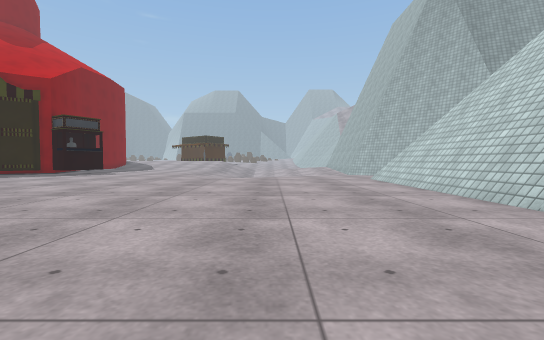
view 1 (above)

20 first-person views from a walk through a 3-D level made in the Unity game engine. The camera is 0.68 m above the floor, tilts 2° down and sees 90° across. The floor is counted in squares, 1 m on a side. Each view is taken from the middle of a square. On the plan, view 1 faces up. The plan holds only what a view shows up to about 9 squares ahead; the rest is blank. The place goes on beyond the plan. Surface patterns are stand-ins for the level's own textures.

view 2
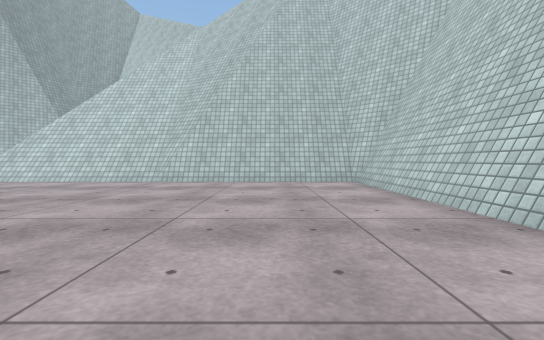

view 3
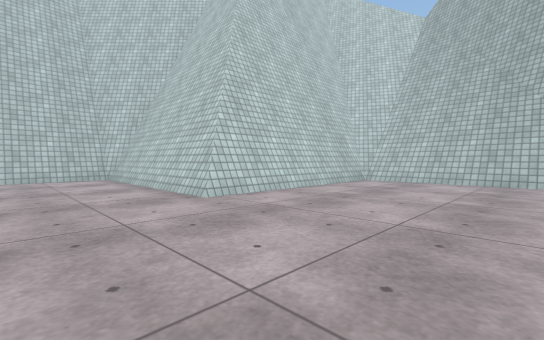

view 4
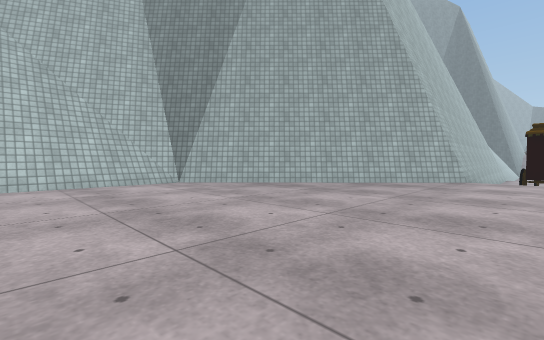

view 5
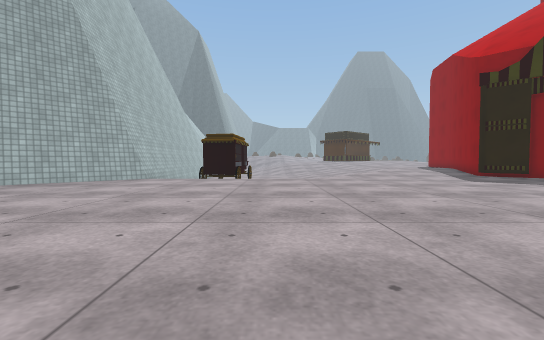

view 6
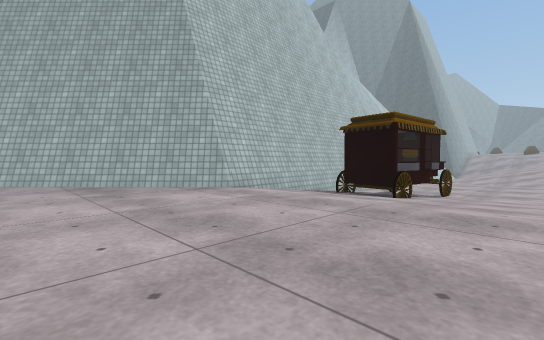

view 7
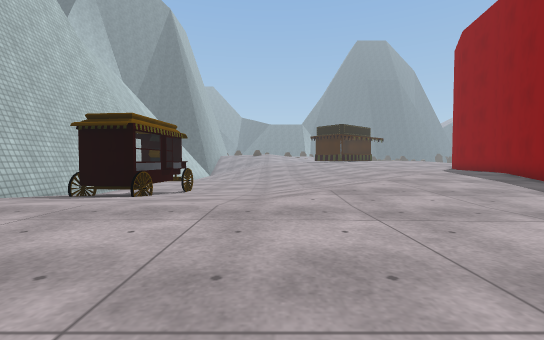

view 8
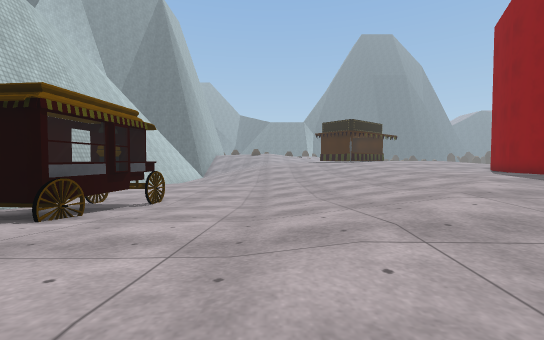

view 9
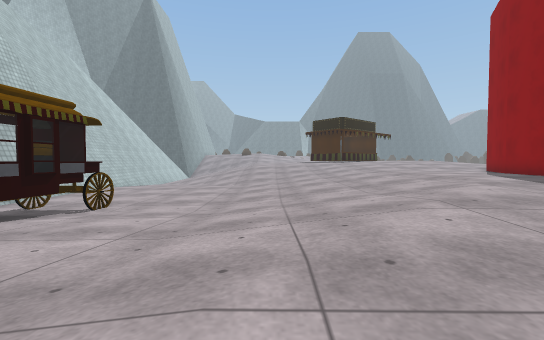

view 10
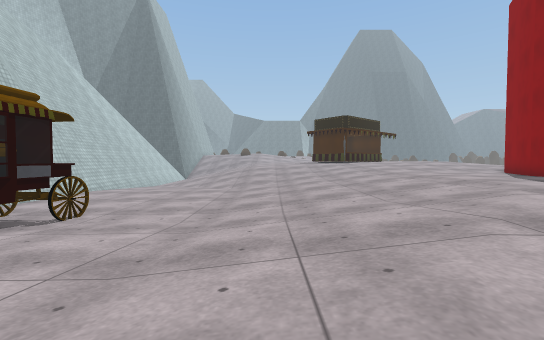

view 11
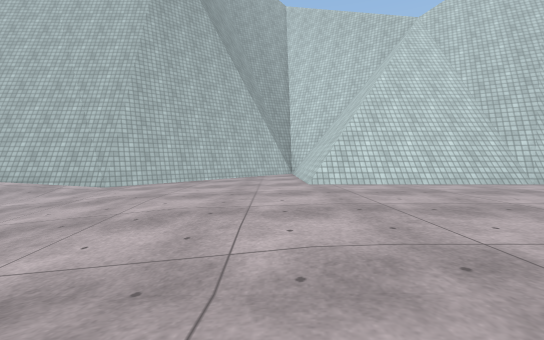

view 12
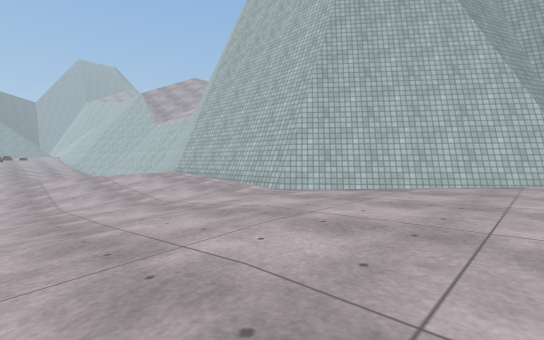

view 13
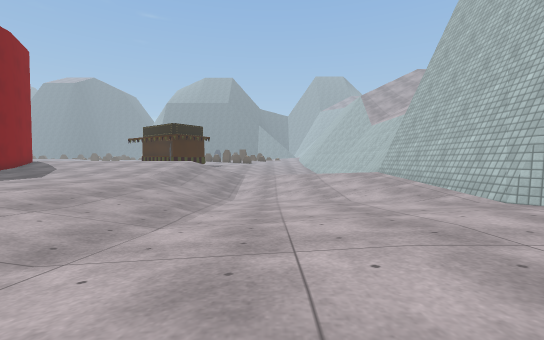

view 14
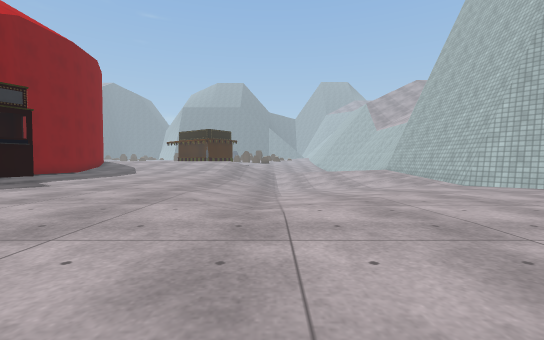

view 15
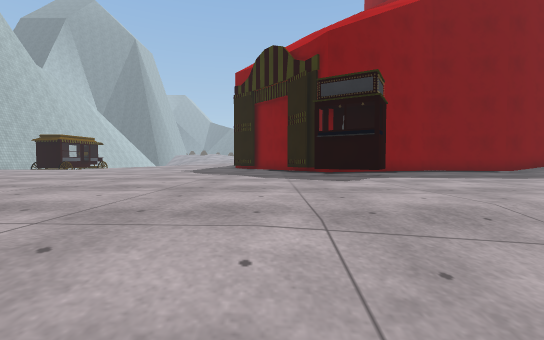

view 16
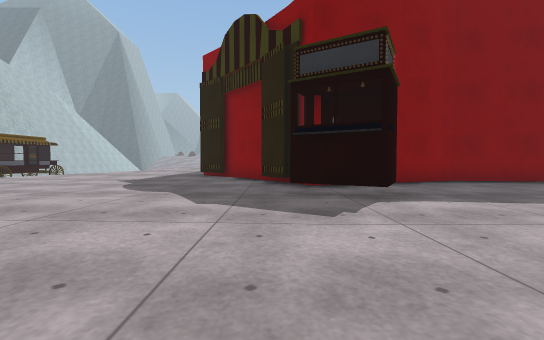

view 17
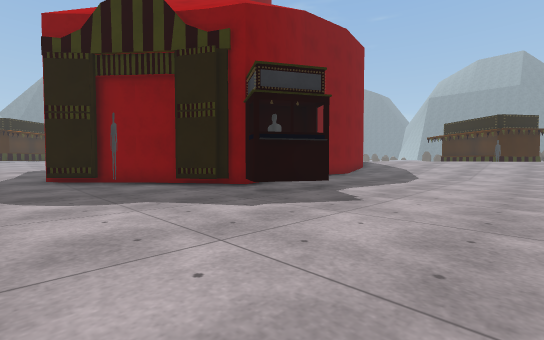

view 18
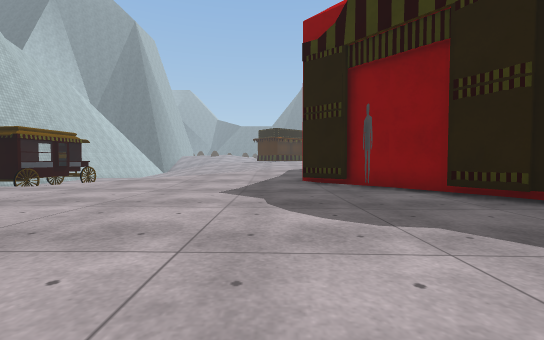

view 19
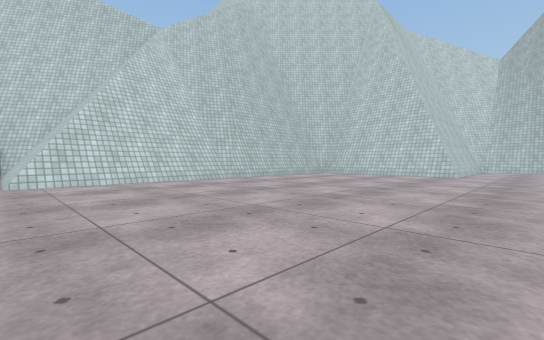

view 20
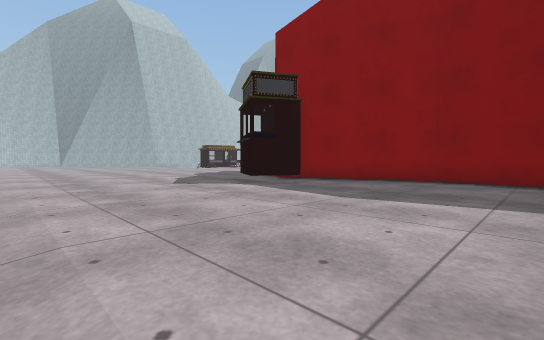

### Floor plan
Key: @ floor where view 1 was taken; # wall or solid block; . main floor; - floor 0.3 m lower than the main floor; : floor 0.3 m higher than the main floor; _ floor 0.65 m lower than the main floor; < floor 0.95 m lower than the main floor; = window, fence, low wall or low ledge; C cart; O other object.
Columns run from 25 left of view 1 to 9 right of it. Each row starts with its distance up from view 1.
 22            #.........   <__
 21            #.........   <__-
 20            #.........-______-.#
 19            #.........--_____-.#
 18            ##........--_____-.#
 17             #.O......--____---#
 16             #O#O......-__----.##
 15             ##O.......-----....##
 14 ##        ###.........----......##
 13 ...  ##  ##............-.........#
 12 .... .# ##.#.....................##
 11 ........#.........................#
 10 ::::.........................====
  9 .............................####
  8 .............................##
  7 .............................#
  6 -----............  ..........#
  5 ------............  .........#
  4 _____--............ .........#
  3 _____---.....................#
  2 ______--.....................#
  1 ______--.....................#
  0 ___CCCC-.................@...#
 -1 ___CCCC-.....................#
 -2 ______--.....................#
 -3 ###  ######............#######
 -4           ##...........#
 -5            ##..........#
 -6             ##.........#
 -7              ##........#
 -8               ##.......#
 -9                #########

Where each view was taken, in squares from view 1:
view 1: 0 up, 0 right, facing up
view 2: 0 up, 5 left, facing right
view 3: 0 up, 7 left, facing down-right
view 4: 1 down, 5 left, facing down-left
view 5: 2 up, 5 left, facing left
view 6: 3 up, 11 left, facing down-left
view 7: 4 up, 11 left, facing left
view 8: 4 up, 14 left, facing left
view 9: 5 up, 15 left, facing left
view 10: 5 up, 16 left, facing left
view 11: 11 up, 4 left, facing right
view 12: 11 up, 1 left, facing up-right
view 13: 11 up, 0 right, facing up
view 14: 7 up, 2 left, facing up
view 15: 13 up, 2 left, facing left
view 16: 14 up, 5 left, facing left
view 17: 10 up, 6 left, facing up-left
view 18: 10 up, 8 left, facing left
view 19: 10 up, 5 left, facing down-right
view 20: 22 up, 5 left, facing down-left
